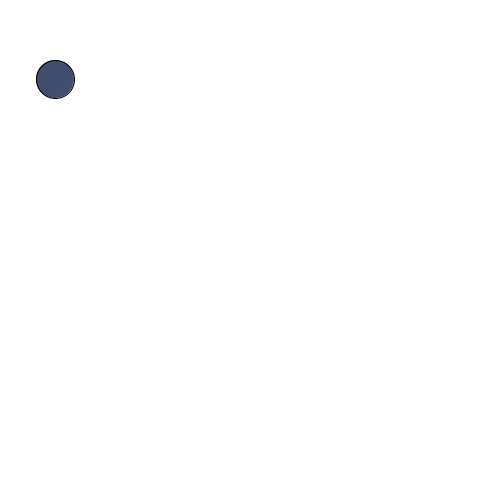
Frame 1 (no input)
Frame 60 (the mouse pressed at the canvas centre just before this capture): identical to frame 1, image omitted
Frame 120 (the mouse held since frame 60 and released just before this capture): identical to frame 1, image omitted

The Processing sketch that drew this single still picture (run headless with seeded random() and noise(); from frame 60 on, the mouse is pressed at the canvas centre):

// Processing sketch: sketch_260325b
// ── sketch_260325b.pde
Circle circle;
  
  void setup(){ //seta o obejeto que armazena os 
  //valores referentes a renderização da screen
    size(480, 480);
    background(#ff66ff);
    fill(255, 44, 55);
    
    circle = new Circle(55,79,38) ;
  }
  
 void draw(){
   background(255);
   render();
 }
 
 void render(){
  circle.render();
}

// ── Circle.pde
class Circle {
  
  float x;
  float y;
  float diameter;
  int r, g, b;
  
  // Contructor
  Circle(float x, float y, float diameter){
  this.x = x;
  this.y = y;
  this.diameter = diameter;
  this.r = 66;
  this.g = 78;
  this.b = 110;
  }
  
  void render() {
    fill(r, g, b);
    circle(x, y, diameter);
}
}
